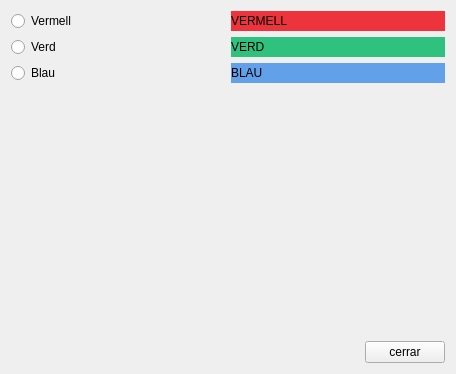
<?xml version="1.0" encoding="UTF-8"?>
<ui version="4.0">
 <class>MyForm</class>
 <widget class="QWidget" name="MyForm">
  <property name="geometry">
   <rect>
    <x>0</x>
    <y>0</y>
    <width>456</width>
    <height>374</height>
   </rect>
  </property>
  <property name="windowTitle">
   <string>Form</string>
  </property>
  <layout class="QVBoxLayout" name="verticalLayout_4">
   <item>
    <layout class="QVBoxLayout" name="verticalLayout_3">
     <item>
      <layout class="QVBoxLayout" name="verticalLayout">
       <item>
        <layout class="QHBoxLayout" name="horizontalLayout">
         <item>
          <widget class="QRadioButton" name="radioButton">
           <property name="text">
            <string>Vermell</string>
           </property>
          </widget>
         </item>
         <item>
          <widget class="QLabel" name="label">
           <property name="styleSheet">
            <string notr="true">background-color: rgb(237, 51, 59);</string>
           </property>
           <property name="text">
            <string>VERMELL</string>
           </property>
          </widget>
         </item>
        </layout>
       </item>
       <item>
        <layout class="QHBoxLayout" name="horizontalLayout_2">
         <item>
          <widget class="QRadioButton" name="radioButton_2">
           <property name="text">
            <string>Verd</string>
           </property>
          </widget>
         </item>
         <item>
          <widget class="QLabel" name="label_2">
           <property name="styleSheet">
            <string notr="true">background-color: rgb(46, 194, 126);</string>
           </property>
           <property name="text">
            <string>VERD</string>
           </property>
          </widget>
         </item>
        </layout>
       </item>
       <item>
        <layout class="QHBoxLayout" name="horizontalLayout_3">
         <item>
          <widget class="QRadioButton" name="radioButton_3">
           <property name="text">
            <string>Blau</string>
           </property>
          </widget>
         </item>
         <item>
          <widget class="QLabel" name="label_3">
           <property name="styleSheet">
            <string notr="true">background-color: rgb(98, 160, 234);</string>
           </property>
           <property name="text">
            <string>BLAU</string>
           </property>
          </widget>
         </item>
        </layout>
       </item>
      </layout>
     </item>
     <item>
      <layout class="QVBoxLayout" name="verticalLayout_2">
       <item>
        <spacer name="verticalSpacer">
         <property name="orientation">
          <enum>Qt::Vertical</enum>
         </property>
         <property name="sizeHint" stdset="0">
          <size>
           <width>20</width>
           <height>40</height>
          </size>
         </property>
        </spacer>
       </item>
       <item>
        <layout class="QHBoxLayout" name="horizontalLayout_4">
         <item>
          <spacer name="horizontalSpacer">
           <property name="orientation">
            <enum>Qt::Horizontal</enum>
           </property>
           <property name="sizeHint" stdset="0">
            <size>
             <width>40</width>
             <height>20</height>
            </size>
           </property>
          </spacer>
         </item>
         <item>
          <widget class="QPushButton" name="pushButton">
           <property name="text">
            <string>cerrar</string>
           </property>
          </widget>
         </item>
        </layout>
       </item>
      </layout>
     </item>
    </layout>
   </item>
  </layout>
 </widget>
 <resources/>
 <connections>
  <connection>
   <sender>pushButton</sender>
   <signal>clicked()</signal>
   <receiver>MyForm</receiver>
   <slot>close()</slot>
   <hints>
    <hint type="sourcelabel">
     <x>442</x>
     <y>361</y>
    </hint>
    <hint type="destinationlabel">
     <x>455</x>
     <y>397</y>
    </hint>
   </hints>
  </connection>
 </connections>
</ui>
